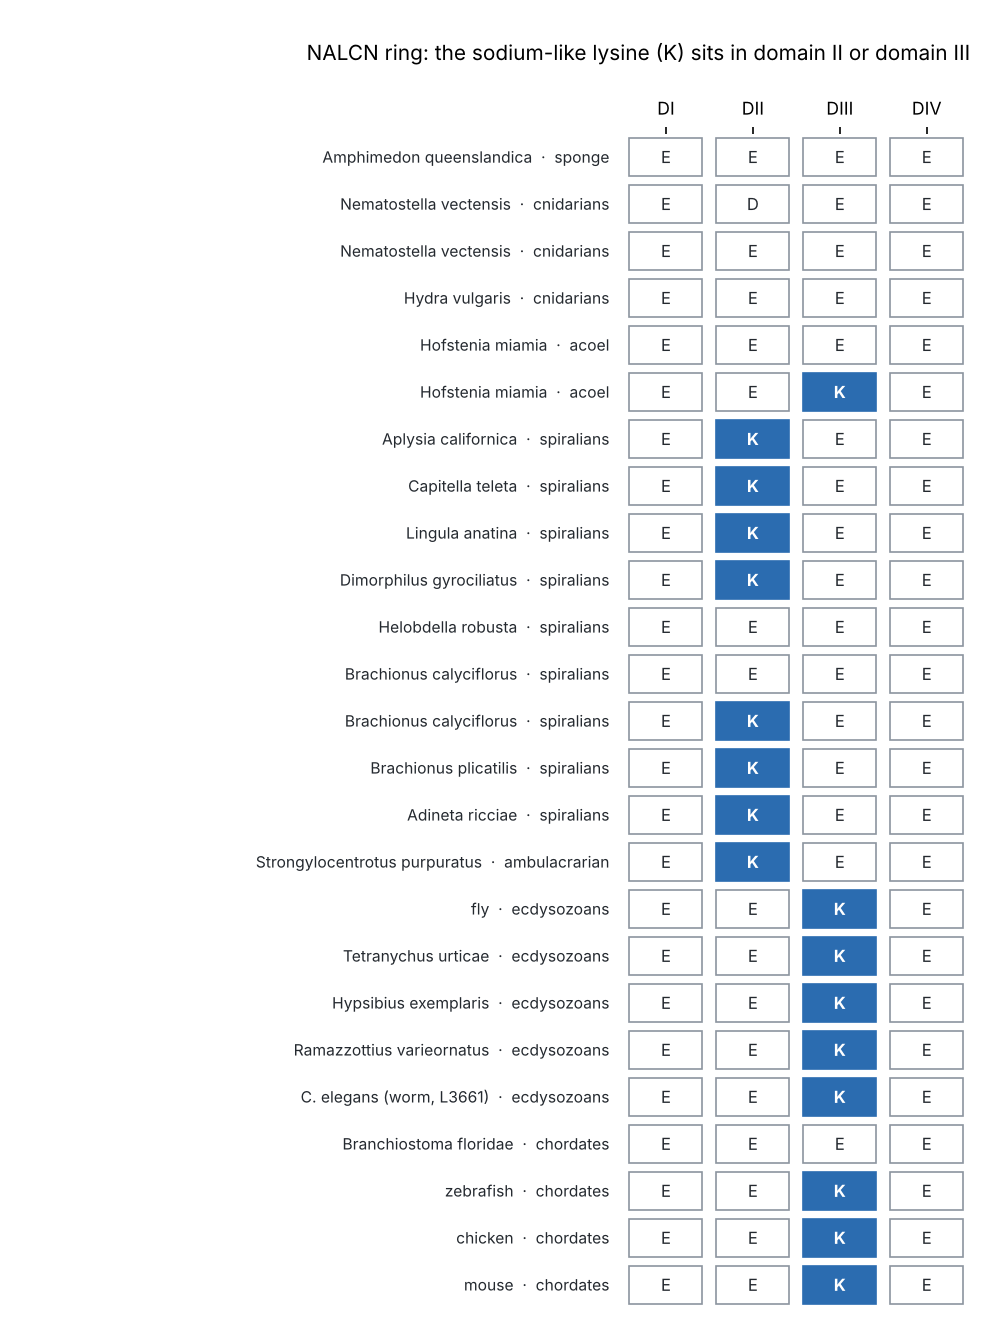

The Python source for this figure:
"""Manuscript 2, Figure 10: NALCN selectivity ring (DI-DIV) per organism, read from rounds/L3653_tool_output.txt and rounds/L3661_tool_output.txt (worm).
K (lysine, sodium-like) cells filled; E/D cells open. Multiple distinct rings in one organism are shown as separate rows."""
import re, matplotlib; matplotlib.use('Agg'); import matplotlib.pyplot as plt
T=open('rounds/L3653_tool_output.txt').read().splitlines(); rings={}; org=None
for l in T:
    if l.startswith('ORG '): org=l[4:33].strip()
    elif l.startswith('    '): rings.setdefault(org,set()).add(l.split()[-1])
rings['C. elegans (worm, L3661)']={l.split()[-1] for l in open('rounds/L3661_tool_output.txt') if l.startswith('W ')}
order=[('sponge',['Amphimedon queenslandica']),('cnidarians',['Nematostella vectensis','Hydra vulgaris']),('acoel',['Hofstenia miamia']),
 ('spiralians',['Aplysia californica','Capitella teleta','Lingula anatina','Dimorphilus gyrociliatus','Helobdella robusta','Brachionus calyciflorus','Brachionus plicatilis','Adineta ricciae']),
 ('ambulacrarian',['Strongylocentrotus purpuratu']),('ecdysozoans',['fly','Tetranychus urticae','Hypsibius exemplaris','Ramazzottius varieornatus','C. elegans (worm, L3661)']),
 ('chordates',['Branchiostoma floridae','zebrafish','chicken','mouse'])]
rows=[]
for g,os_ in order:
    for o in os_:
        for r in sorted(rings.get(o,[])): rows.append((g,o,r))
fig,ax=plt.subplots(figsize=(6.6,0.30*len(rows)+1.4),dpi=150)
for i,(g,o,r) in enumerate(rows):
    y=len(rows)-1-i
    for j,c in enumerate(r):
        k=c=='K'; ax.add_patch(plt.Rectangle((j+0.08,y+0.1),0.84,0.8,facecolor='#2b6cb0' if k else 'white',edgecolor='#2b6cb0' if k else '#8c959f',lw=0.8))
        ax.text(j+0.5,y+0.5,c,ha='center',va='center',fontsize=8,color='white' if k else '#24292f',fontweight='bold' if k else 'normal')
    ax.text(-0.15,y+0.5,'%s  ·  %s'%(o.replace('Strongylocentrotus purpuratu','Strongylocentrotus purpuratus'),g),ha='right',va='center',fontsize=7.5,color='#24292f')
ax.set_xlim(-0.1,4); ax.set_ylim(0,len(rows)); ax.set_xticks([0.5,1.5,2.5,3.5]); ax.set_xticklabels(['DI','DII','DIII','DIV'],fontsize=8.5); ax.xaxis.tick_top()
ax.set_yticks([]); [ax.spines[s].set_visible(False) for s in ax.spines]
ax.set_title('NALCN ring: the sodium-like lysine (K) sits in domain II or domain III',fontsize=10,loc='right',pad=18)
plt.subplots_adjust(left=0.62,right=0.98,top=0.9,bottom=0.02); plt.savefig('figures/L3665_nalcn_rings.png')
print(len(rows),'rows')
